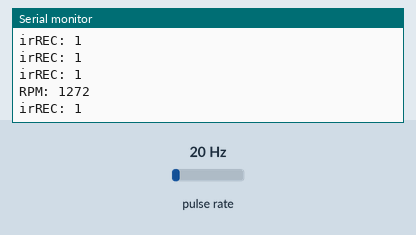
A sketch run on a simulated Particle Photon. Parts: the last lines printed to the serial monitor. Wiring (inferred from the names in the program): pulse sensor: data D4. The test bench sets the inputs (shaded band); at power-on: pulse rate 20 Hz.

Above: at 1.2 s.
1.3 s: pulse rate (sensor on D4) set to 4 Hz
At 1.31 s:
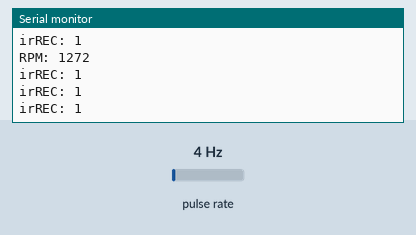
2.8 s: pulse rate (sensor on D4) set to 50 Hz
At 2.81 s:
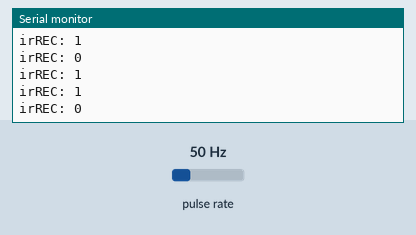
Timing chart, 0 to 5.8 s (numbered marks = the images above; inputs shaded):
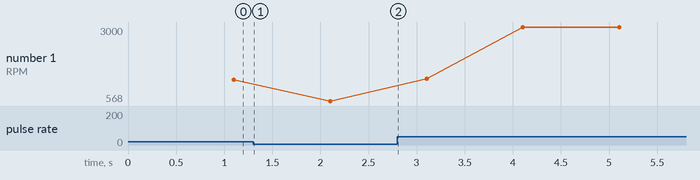

The sketch:

turret.ino
```cpp
#include <Wire.h>

// these constants won't change:
int ledPin = D1;      // LED connected to digital pin 13
int irEmit = D5;
int irRec = D4;

int rpm = 0;


long lastUpdate = 10;  // for timing display updates
volatile long accumulator = 0;  // sum of last 8 revolution times
volatile unsigned long startTime = 0; // start of revolution in microseconds
volatile unsigned int revCount = 0; // number of revolutions since last display update


// these variables will change:
int sensorReading = 0;      // variable to store the value read from the sensor pin
int ledState = LOW;         // variable used to store the last LED status, to toggle the light

void setup() {
  //pinMode(irEmit, OUTPUT);
  pinMode(irRec, INPUT_PULLUP);// declare the ledPin as as OUTPUT
  Serial.begin(9600);  // use the serial port
  attachInterrupt(digitalPinToInterrupt(irRec), tach_interrupt, FALLING);
  //digitalWrite(irEmit, HIGH);
  Particle.variable("rpm", rpm);

}

void loop() {
  // read the sensor and store it in the variable sensorReading:

  Serial.print("irREC: ");
  Serial.println(digitalRead(irRec));

  delay(100);  // delay to avoid overloading the serial port buffer

  if (millis() - lastUpdate > 1000) // update every second
  {
    rpm = 0;
    // divide number of microseconds in a minute, by the average interval.
    if (revCount > 0)
    {
      rpm = 60000000 / (accumulator>>3);
    }
    //Particle.publish("rpm",rpm);
    Serial.print("RPM: ");
    Serial.println(rpm);

    //matrix.println(rpm);
    //matrix.writeDisplay();

    lastUpdate = millis();
    revCount = 0;
  }

}

void tach_interrupt()
{
  // calculate the microseconds since the last interrupt
  long usNow = micros();
  long elapsed = usNow - startTime;
  startTime = usNow;  // reset the clock

  // Accumulate the last 8 interrupt intervals
  accumulator -= (accumulator >> 3);
  accumulator += elapsed;
  revCount++;
}
```

Measured:
- plotted number 1: 1272 → 568 after the input at 1.3 s, 568 → 3000 after the input at 2.8 s
